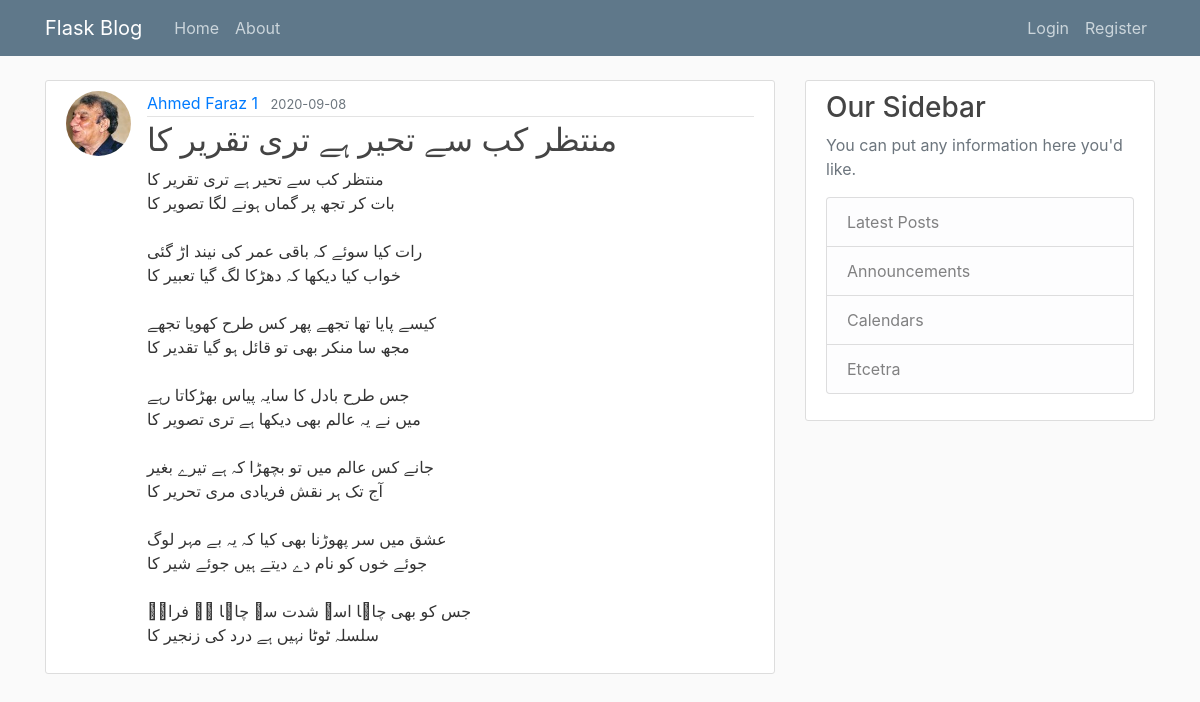
The app's page /post/27, older data.
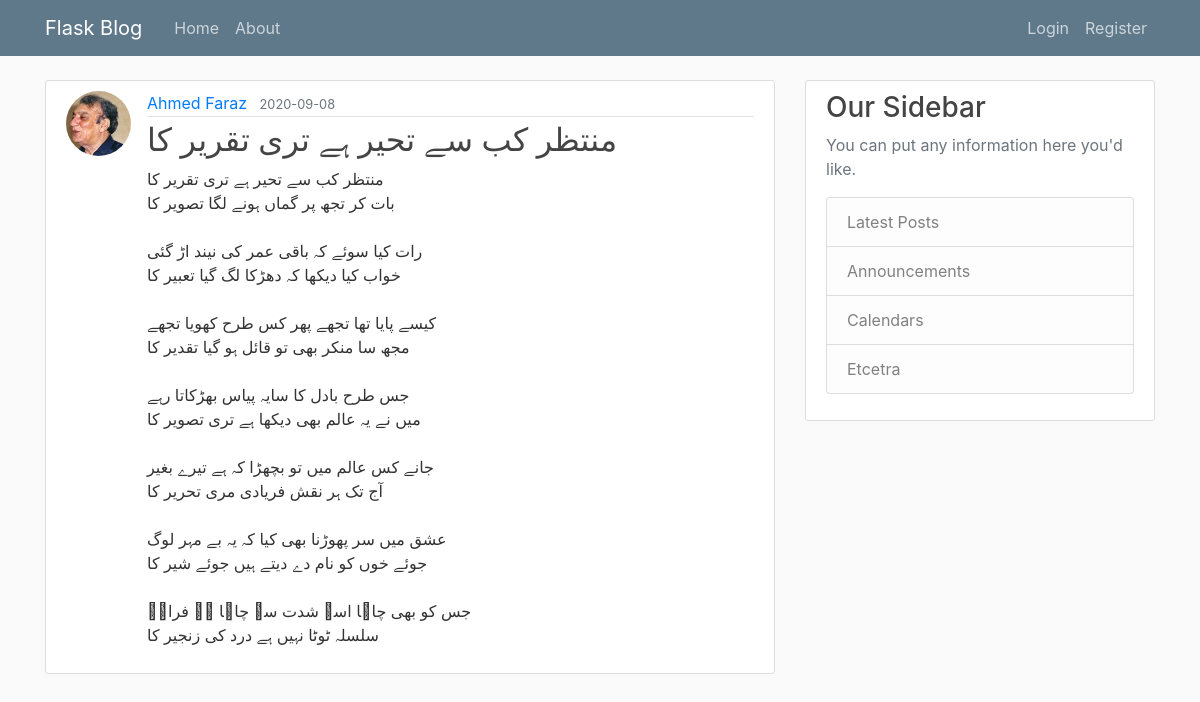
The same page, newer data.
### myflaskblog/models.py (models this page shows, shortened)
class User(db.Model, UserMixin):
    id = db.Column(db.Integer, primary_key=True)
    username = db.Column(db.String(20), unique=True, nullable=False)
    email = db.Column(db.String(120), unique=True, nullable=False)
    image_file = db.Column(db.String(20), nullable=False, default='default.jpg')
    password = db.Column(db.String(60), nullable=False)
    posts = db.relationship('Post', backref='author', lazy=True)

class Post(db.Model):
    id = db.Column(db.Integer, primary_key=True)
    title = db.Column(db.String(100), nullable=False)
    date_posted = db.Column(db.DateTime, nullable=False, default=datetime.utcnow)
    content = db.Column(db.Text, nullable=False)
    user_id = db.Column(db.Integer, db.ForeignKey('user.id'), nullable=False)

### myflaskblog/posts/routes.py (the view)
@posts.route("/post/<int:post_id>")
def post(post_id):
    post = Post.query.get_or_404(post_id)
    return render_template('post.html', title=post.title, post=post)

### myflaskblog/templates/post.html (shortened to what this page needs)
{% extends "Layout.html" %}
{% block content %}
    <article class="media content-section">
        <img class="rounded-circle article-img" src="{{ url_for('static', filename='profile_pics/' + post.author.image_file)}}">
        <div class="media-body">
            <div class="article-metadata">
                <a class="mr-2" href="{{ url_for('users.user_posts', username=post.author.username)}}">{{ post.author.username }}</a>
                <small class="text-muted">{{ post.date_posted.strftime('%Y-%m-%d') }}</small>
            </div>
            <h2 class="article-title">{{ post.title }}</h2>
            <p class="article-content">{{ post.content }}</p>
        </div>
    </article>
{% endblock content %}

### myflaskblog/templates/layout.html (shortened to what this page needs)
<!DOCTYPE html>
<html lang="en">
<head>
    <link rel="stylesheet" href="https://stackpath.bootstrapcdn.com/bootstrap/4.3.1/css/bootstrap.min.css">
    <link rel="stylesheet" type="text/css" href="{{ url_for('static', filename='main.css')}}">
</head>
<body>
    <header class="site-header">
        <nav class="navbar navbar-expand-md navbar-dark bg-steel fixed-top">
            <div class="container">
                <a class="navbar-brand mr-4" href="/">Flask Blog</a>
                <div class="collapse navbar-collapse" id="navbarToggle">
                    <div class="navbar-nav mr-auto">
                        <a class="nav-item nav-link" href="{{ url_for('main.home') }}">Home</a>
                        <a class="nav-item nav-link" href="{{ url_for('main.about') }}">About</a>
                    </div>
                    <span class="navbar-nav">
                        {% if current_user.is_authenticated %}
                        <span class="navbar-text">Welcome Back {{ current_user.username.capitalize() }} !</span>
                        <a class="nav-item nav-link" href="{{ url_for('posts.new_post') }}">New Post</a>
                        <a class="nav-item nav-link" href="{{ url_for('users.account') }}">Account</a>
                        <a class="nav-item nav-link" href="{{ url_for('users.logout') }}">Logout</a>
                        {% else %}
                        <a class="nav-item nav-link" href="{{ url_for('users.login') }}">Login</a>
                        <a class="nav-item nav-link" href="{{ url_for('users.register') }}">Register</a>
                        {% endif %}
                    </span>
                    </div>
                </div>
        </nav>
    </header>
    <main role="main" class="container">
        <div class="row">
            <div class="col-md-8">
                {% block content %}{% endblock %}
            </div>
            <div class="col-md-4">
                <div class="content-section">
                    <h3>Our Sidebar</h3>
                    <p class='text-muted'>You can put any information here you'd like.
                    <ul class="list-group">
                        <li class="list-group-item list-group-item-light">Latest Posts</li>
                        <li class="list-group-item list-group-item-light">Announcements</li>
                        <li class="list-group-item list-group-item-light">Calendars</li>
                        <li class="list-group-item list-group-item-light">Etcetra</li>
                    </ul>
                    </p>
                </div>
            </div>
        </div>
    </main>
</body>
</html>

### myflaskblog/static/main.css (style rules this page uses)
body { background: #fafafa; color: #333333; margin-top: 5rem; }
h1, h2, h3, h4, h5, h6 { color: #444444; }
.bg-steel { background-color: #5f788a; }
.site-header .navbar-nav .nav-link { color: #cbd5db; }
.content-section { background: #ffffff; padding: 10px 20px; border: 1px solid #dddddd; border-radius: 3px; margin-bottom: 20px; }
.article-title { color: #444444; }
.article-content { white-space: pre-line; }
.article-img { height: 65px; width: 65px; margin-right: 16px; }
.article-metadata { padding-bottom: 1px; margin-bottom: 4px; border-bottom: 1px solid #e3e3e3 }

Row changes from the older to the newer data that the page shows:
changed User: author.username "Ahmed Faraz 1" → "Ahmed Faraz"
